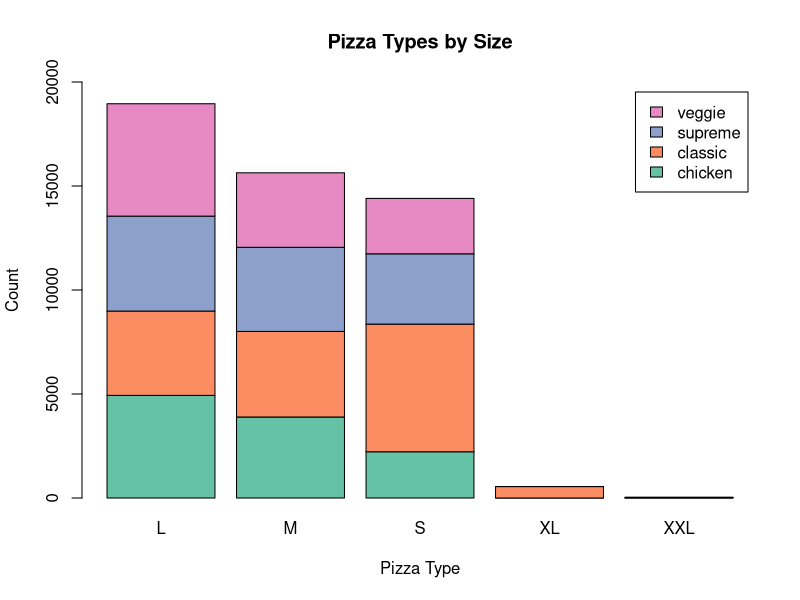
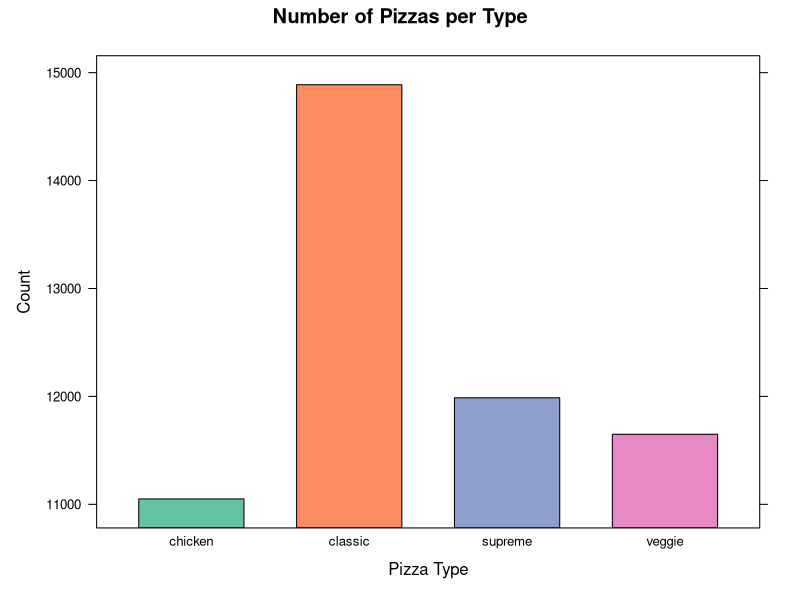
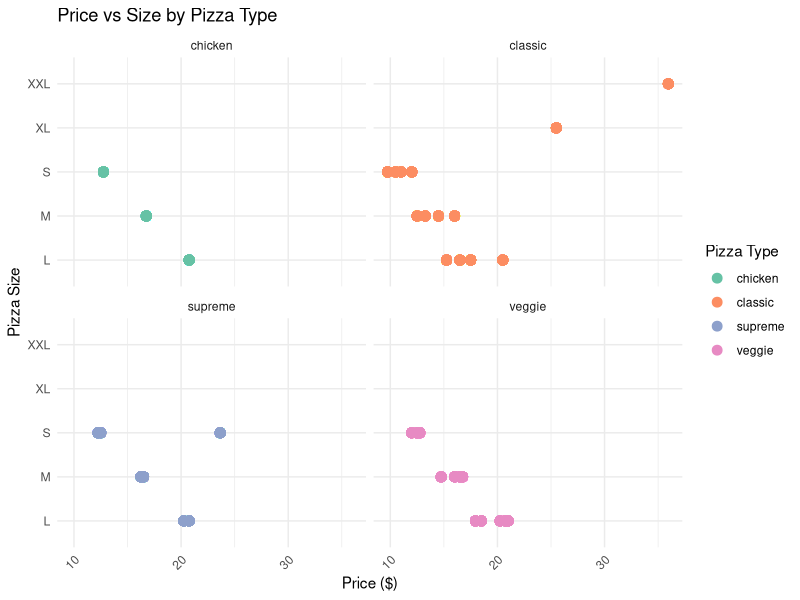

These figures' R source, in order:
library(hms)
library(lattice)
library(ggplot2)
library(dplyr)
library(RColorBrewer)

# Set working directory
setwd("G:/My Drive/USF/R Programming/Week 9 - Visualization")

# Read the pizzaplace.csv
pizzaSales <- read.csv("pizzaplace.csv")

### Data cleaning and preparation ###

# Remove id and rownames columns
pizzaSales$id <- NULL
pizzaSales$rownames <- NULL

# Set data column to date
pizzaSales$date <- as.Date(pizzaSales$date)

# Use hms package to set time data type without date
pizzaSales$time <- as_hms(pizzaSales$time)

# Function to set column as a factor
setFactor <- function(data, colname) {
  data[[colname]] <- as.factor(data[[colname]])
  return(data)
}

# List of all columns to convert to factor
factorColumns <- c(
  "name",
  "size",
  "type"
)

# Factor levels
levels(pizzaSales$name)
levels(pizzaSales$size)
levels(pizzaSales$type)

# Loop through the columns and apply the function
for (col in factorColumns) {
  pizzaSales <- setFactor(pizzaSales, col)
}

### Exploratory analysis ###

# Distribution of pizzas by size
table(pizzaSales$size)

# Distribution of pizzas by type
table(pizzaSales$type)

# Distribution of pizzas by name
table(pizzaSales$name)

### 1. Graphic in base R ###

# Create a table of pizza types and sizes
pizzaSizeCounts <- table(pizzaSales$type, pizzaSales$size)


# Pizza types by size bar plot
barplot(pizzaSizeCounts, 
        col = brewer.pal(n = 4, name = "Set2"), 
        legend = rownames(pizzaSizeCounts),
        main = "Pizza Types by Size",
        xlab = "Pizza Type", 
        ylab = "Count",
        ylim = c(0, 20000))

### 2. Graphic using lattice package ###

# Create a frequency table of pizza types
pizzaCounts <- as.data.frame(table(pizzaSales$type))

# Bar chart visualization
barchart(Freq ~ Var1, data = pizzaCounts, 
         col = brewer.pal(n = 4, name = "Set2"),
         xlab = "Pizza Type", ylab = "Count",
         main = "Number of Pizzas per Type")

### 3. ggplot2 visual ###

# Faceted Scatter Plot: Price vs. Size by Type
ggplot(pizzaSales, aes(x = price, y = size, color = type)) +
  geom_point(alpha = 1, size = 3) +                   # Scatter plot points
  facet_wrap(~ type) +                                # Facet by pizza type
  labs(title = "Price vs Size by Pizza Type",         # Title
       x = "Price ($)",                               # X-axis label
       y = "Pizza Size",                              # Y-axis label
       color = "Pizza Type") +                        # Color legend
  theme_minimal() +                                   # Clean theme
  scale_color_brewer(palette = "Set2") +
  theme(axis.text.x = element_text(angle = 45, hjust = 1)) # Rotate x-axis label
